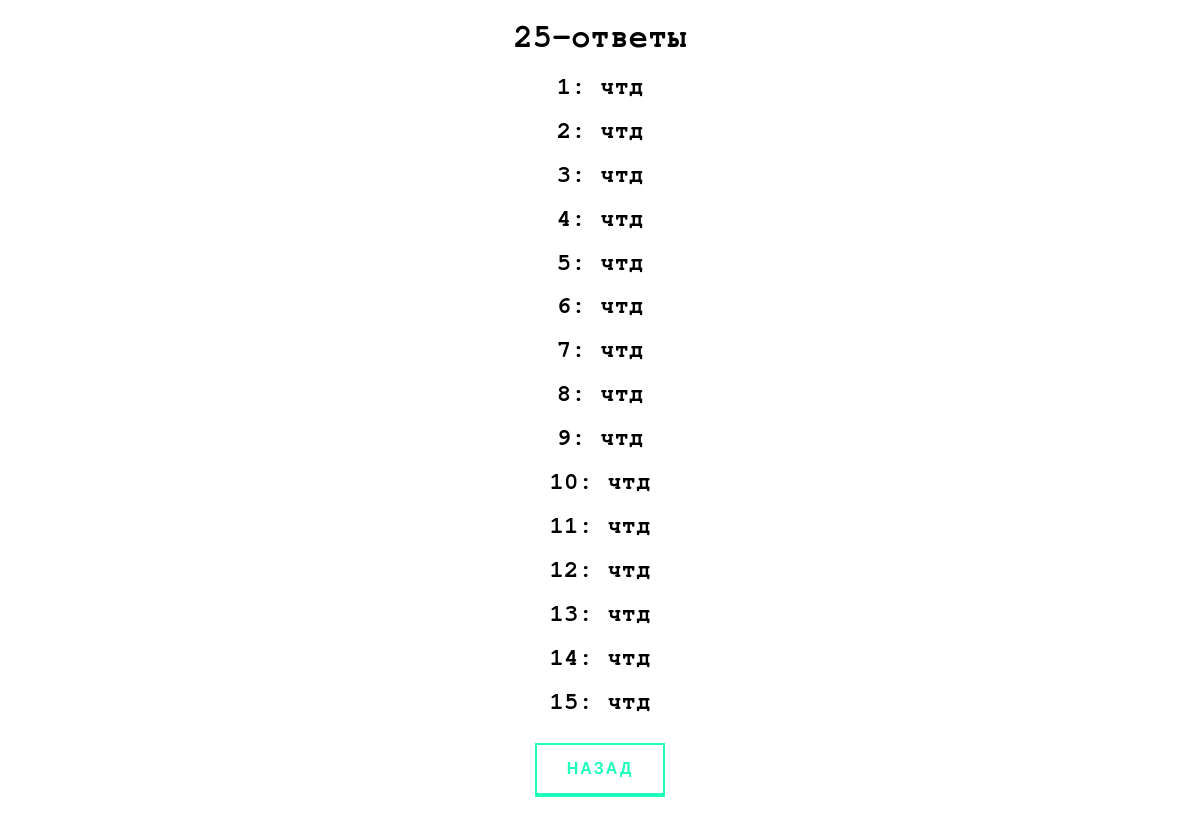
/25/answers, run on the app's committed database.
### tables this page shows
CREATE TABLE `25` (
	`ID`	INTEGER NOT NULL PRIMARY KEY AUTOINCREMENT UNIQUE,
	`task`	TEXT NOT NULL,
	`answer`	TEXT NOT NULL
);

### main.py (the view)
@app.route('/25/answers')
def fifth_ans():
    con = sqlite3.connect("tasks.db")
    cur = con.cursor()
    string = """SELECT * FROM '25'"""
    res = cur.execute(string).fetchall()
    result = [elem[2] for elem in res]
    answer_1, answer_2, answer_3, answer_4, answer_5, answer_6, answer_7, answer_8, answer_9, answer_10, answer_11, \
        answer_12, answer_13, answer_14, answer_15 = result
    con.close()
    return render_template('25_ans.html', link=url_for('static', filename='css/style.css'), ans_1=answer_1,
                           ans_2=answer_2, ans_3=answer_3, ans_4=answer_4, ans_5=answer_5, ans_6=answer_6,
                           ans_7=answer_7, ans_8=answer_8, ans_9=answer_9, ans_10=answer_10, ans_11=answer_11,
                           ans_12=answer_12, ans_13=answer_13, ans_14=answer_14, ans_15=answer_15)

### templates/25_ans.html (shortened to what this page needs)
<!doctype html>
<html lang="en">
<head>
    <link rel="stylesheet" type="text/css" href={{link}} />
</head>
<body>
<h1>25-ответы</h1>
<h2>1: {{ans_1}}</h2>
<h2>2: {{ans_2}}</h2>
<h2>3: {{ans_3}}</h2>
<h2>4: {{ans_4}}</h2>
<h2>5: {{ans_5}}</h2>
<h2>6: {{ans_6}}</h2>
<h2>7: {{ans_7}}</h2>
<h2>8: {{ans_8}}</h2>
<h2>9: {{ans_9}}</h2>
<h2>10: {{ans_10}}</h2>
<h2>11: {{ans_11}}</h2>
<h2>12: {{ans_12}}</h2>
<h2>13: {{ans_13}}</h2>
<h2>14: {{ans_14}}</h2>
<h2>15: {{ans_15}}</h2>
<p>
    <a href="/25">Назад</a>
</p>
</body>
</html>

### static/css/style.css (style rules this page uses)
h1 { font-family: 'FreeMono', sans-serif; text-align: center; font-weight: bold }
h2 { font-family: 'FreeMono', sans-serif; text-align: center; }
p { text-align: center }
body { background: url(https://html5book.ru/wp-content/uploads/2015/10/background54.png) }
a { text-decoration: none; outline: none; display: inline-block; margin: 10px 20px; padding: 15px 30px; overflow: hidden; border: 2px solid; border-bottom-width: 4px; font-family: 'Montserrat', sans-serif; text-transform: uppercase; font-weight: bold; letter-spacing: 2px; color: rgba(30,255,188,1); background: rgba(255,255,255,1); transition: color .3s, background .5s; }

### data on the page
25: answer "чтд"
25: answer "чтд"
25: answer "чтд"
25: answer "чтд"
25: answer "чтд"
25: answer "чтд"
25: answer "чтд"
25: answer "чтд"
25: answer "чтд"
25: answer "чтд"
25: answer "чтд"
25: answer "чтд"
25: answer "чтд"
25: answer "чтд"
25: answer "чтд"
